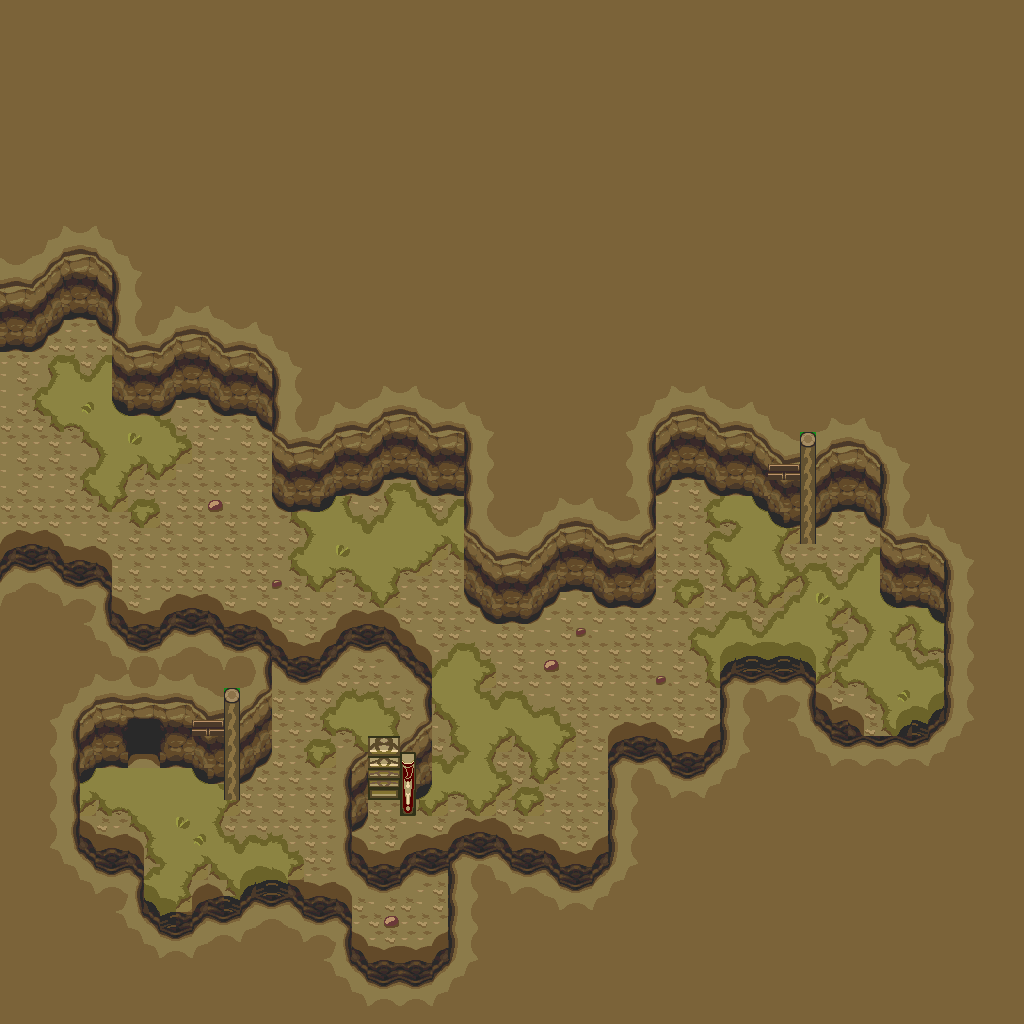

A 2D game scene composited from a Tiled map and its tileset images. What follows is a short description and the map's XML, with each tile layer's data collapsed to a summary:
An orthogonal 64x64 tile map with 16x16 px tiles, 1 tile layer (base), 1 hidden layer not drawn and 5 objects.

<map version="1.10" tiledversion="1.12.1" orientation="orthogonal" renderorder="right-down" width="64" height="64" tilewidth="16" tileheight="16" infinite="0" nextlayerid="3" nextobjectid="6">
 <tileset firstgid="1" source="../classiciphone_pics4.tsx" />
 <layer id="1" name="base" width="64" height="64">
  <data>[4096 cells, 4096 non-empty, 117 distinct tile ids]</data>
 </layer>
 <layer id="2" name="collision" width="64" height="64" visible="0">
  <properties><property name="collision" value="true" /></properties>
  <data>[4096 cells, 450 non-empty, 1 distinct tile ids]</data>
 </layer>
 <objectgroup id="3" name="npcs">
  <object id="1" x="768.0" y="480.0" width="16" height="16">
   <properties>
    <property name="gani" value="lampanimation.mng" />
    <property name="script" type="string">-- Auto-converted from GraalScript
-- // NPC made by Stefan Knorr
-- [CLIENT-SIDE — server no-op]
-- if (created) {
-- y = 29.5;
-- setimgpart lampanimation.mng,0,0,20,36;
-- dontblock;
-- }</property>
   </properties>
  </object>
  <object id="2" x="720.0" y="432.0" width="16" height="16">
   <properties>
    <property name="gani" value="light2.png" />
    <property name="script" type="string">-- Auto-converted from GraalScript
-- // NPC made by Stefan Knorr
-- if (created) {
-- setimg light2.png;
self.dontblock = true
end
-- [CLIENT-SIDE — server no-op]
-- if (playerenters) {
-- setzoomeffect 3;
-- setcoloreffect 1,.6,0,0.5;
-- drawaslight;
-- }</property>
   </properties>
  </object>
  <object id="3" x="144.0" y="688.0" width="16" height="16">
   <properties>
    <property name="gani" value="light2.png" />
    <property name="script" type="string">-- Auto-converted from GraalScript
-- // NPC made by Stefan Knorr
-- if (created) {
-- setimg light2.png;
self.dontblock = true
end
-- [CLIENT-SIDE — server no-op]
-- if (playerenters) {
-- setzoomeffect 3;
-- setcoloreffect 1,.6,0,0.5;
-- drawaslight;
-- }</property>
   </properties>
  </object>
  <object id="4" x="192.0" y="736.0" width="16" height="16">
   <properties>
    <property name="gani" value="lampanimation.mng" />
    <property name="script" type="string">-- Auto-converted from GraalScript
-- // NPC made by Stefan Knorr
-- [CLIENT-SIDE — server no-op]
-- if (created) {
-- y = 45.5;
-- setimgpart lampanimation.mng,0,0,20,36;
-- dontblock;
-- }</property>
   </properties>
  </object>
  <object id="5" x="480.0" y="464.0" width="16" height="16">
   <properties>
    <property name="script" type="string">-- Auto-converted from GraalScript
-- // NPC made by maximus_asinus
-- [CLIENT-SIDE — server no-op]
-- if (playerenters || timeout) {
-- timeout = .05;
-- seteffect 0,0,0,.75;
-- }</property>
   </properties>
  </object>
 </objectgroup>
</map>
